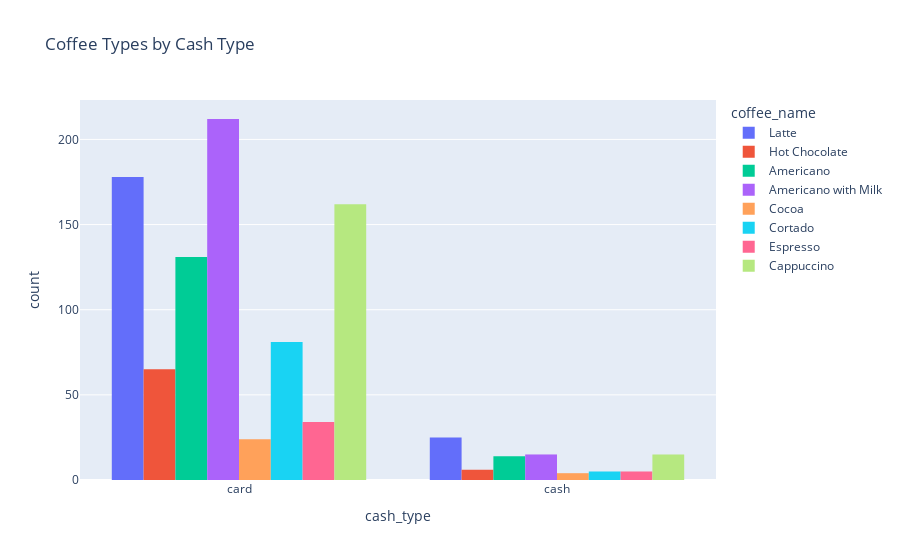

The code cell stored with this chart in its notebook:
### Code cell
fig = px.histogram(df, x='cash_type', color='coffee_name', barmode='group', title='Coffee Types by Cash Type')
fig.show()

### Figure 1 — Plotly figure (JSON) as saved in the notebook; plotly's stock layout.template omitted (floating-point values rounded to 4 significant figures; data arrays with more than 128 entries replaced by an {"elided": "..."} marker saying what was removed)
{"data": [{"alignmentgroup": "True", "bingroup": "x", "hovertemplate": "coffee_name=Latte<br>cash_type=%{x}<br>count=%{y}<extra></extra>", "legendgroup": "Latte", "marker": {"color": "#636efa", "pattern": {"shape": ""}}, "name": "Latte", "offsetgroup": "Latte", "orientation": "v", "showlegend": true, "type": "histogram", "x": {"elided": "203 str values"}, "xaxis": "x", "yaxis": "y"}, {"alignmentgroup": "True", "bingroup": "x", "hovertemplate": "coffee_name=Hot Chocolate<br>cash_type=%{x}<br>count=%{y}<extra></extra>", "legendgroup": "Hot Chocolate", "marker": {"color": "#EF553B", "pattern": {"shape": ""}}, "name": "Hot Chocolate", "offsetgroup": "Hot Chocolate", "orientation": "v", "showlegend": true, "type": "histogram", "x": ["card", "card", "card", "card", "card", "card", "card", "card", "card", "card", "cash", "card", "card", "card", "card", "card", "card", "card", "card", "cash", "card", "card", "card", "card", "card", "card", "cash", "card", "cash", "cash", "card", "card", "card", "card", "card", "card", "card", "card", "card", "card", "cash", "card", "card", "card", "card", "card", "card", "card", "card", "card", "card", "card", "card", "card", "card", "card", "card", "card", "card", "card", "card", "card", "card", "card", "card", "card", "card", "card", "card", "card", "card"], "xaxis": "x", "yaxis": "y"}, {"alignmentgroup": "True", "bingroup": "x", "hovertemplate": "coffee_name=Americano<br>cash_type=%{x}<br>count=%{y}<extra></extra>", "legendgroup": "Americano", "marker": {"color": "#00cc96", "pattern": {"shape": ""}}, "name": "Americano", "offsetgroup": "Americano", "orientation": "v", "showlegend": true, "type": "histogram", "x": {"elided": "145 str values"}, "xaxis": "x", "yaxis": "y"}, {"alignmentgroup": "True", "bingroup": "x", "hovertemplate": "coffee_name=Americano with Milk<br>cash_type=%{x}<br>count=%{y}<extra></extra>", "legendgroup": "Americano with Milk", "marker": {"color": "#ab63fa", "pattern": {"shape": ""}}, "name": "Americano with Milk", "offsetgroup": "Americano with Milk", "orientation": "v", "showlegend": true, "type": "histogram", "x": {"elided": "227 str values"}, "xaxis": "x", "yaxis": "y"}, {"alignmentgroup": "True", "bingroup": "x", "hovertemplate": "coffee_name=Cocoa<br>cash_type=%{x}<br>count=%{y}<extra></extra>", "legendgroup": "Cocoa", "marker": {"color": "#FFA15A", "pattern": {"shape": ""}}, "name": "Cocoa", "offsetgroup": "Cocoa", "orientation": "v", "showlegend": true, "type": "histogram", "x": ["card", "card", "card", "card", "card", "card", "cash", "card", "card", "card", "cash", "card", "card", "card", "card", "card", "cash", "card", "card", "card", "card", "cash", "card", "card", "card", "card", "card", "card"], "xaxis": "x", "yaxis": "y"}, {"alignmentgroup": "True", "bingroup": "x", "hovertemplate": "coffee_name=Cortado<br>cash_type=%{x}<br>count=%{y}<extra></extra>", "legendgroup": "Cortado", "marker": {"color": "#19d3f3", "pattern": {"shape": ""}}, "name": "Cortado", "offsetgroup": "Cortado", "orientation": "v", "showlegend": true, "type": "histogram", "x": ["card", "card", "card", "card", "card", "card", "card", "cash", "card", "card", "card", "card", "card", "card", "card", "card", "card", "cash", "card", "card", "card", "card", "card", "card", "card", "card", "card", "card", "card", "card", "card", "card", "cash", "card", "card", "card", "card", "card", "cash", "cash", "card", "card", "card", "card", "card", "card", "card", "card", "card", "card", "card", "card", "card", "card", "card", "card", "card", "card", "card", "card", "card", "card", "card", "card", "card", "card", "card", "card", "card", "card", "card", "card", "card", "card", "card", "card", "card", "card", "card", "card", "card", "card", "card", "card", "card", "card"], "xaxis": "x", "yaxis": "y"}, {"alignmentgroup": "True", "bingroup": "x", "hovertemplate": "coffee_name=Espresso<br>cash_type=%{x}<br>count=%{y}<extra></extra>", "legendgroup": "Espresso", "marker": {"color": "#FF6692", "pattern": {"shape": ""}}, "name": "Espresso", "offsetgroup": "Espresso", "orientation": "v", "showlegend": true, "type": "histogram", "x": ["card", "card", "card", "cash", "card", "card", "card", "card", "card", "card", "card", "card", "cash", "cash", "card", "cash", "card", "card", "card", "cash", "card", "card", "card", "card", "card", "card", "card", "card", "card", "card", "card", "card", "card", "card", "card", "card", "card", "card", "card"], "xaxis": "x", "yaxis": "y"}, {"alignmentgroup": "True", "bingroup": "x", "hovertemplate": "coffee_name=Cappuccino<br>cash_type=%{x}<br>count=%{y}<extra></extra>", "legendgroup": "Cappuccino", "marker": {"color": "#B6E880", "pattern": {"shape": ""}}, "name": "Cappuccino", "offsetgroup": "Cappuccino", "orientation": "v", "showlegend": true, "type": "histogram", "x": {"elided": "177 str values"}, "xaxis": "x", "yaxis": "y"}], "layout": {"barmode": "group", "legend": {"title": {"text": "coffee_name"}, "tracegroupgap": 0}, "title": {"text": "Coffee Types by Cash Type"}, "xaxis": {"anchor": "y", "domain": [0, 1], "title": {"text": "cash_type"}}, "yaxis": {"anchor": "x", "domain": [0, 1], "title": {"text": "count"}}}}
